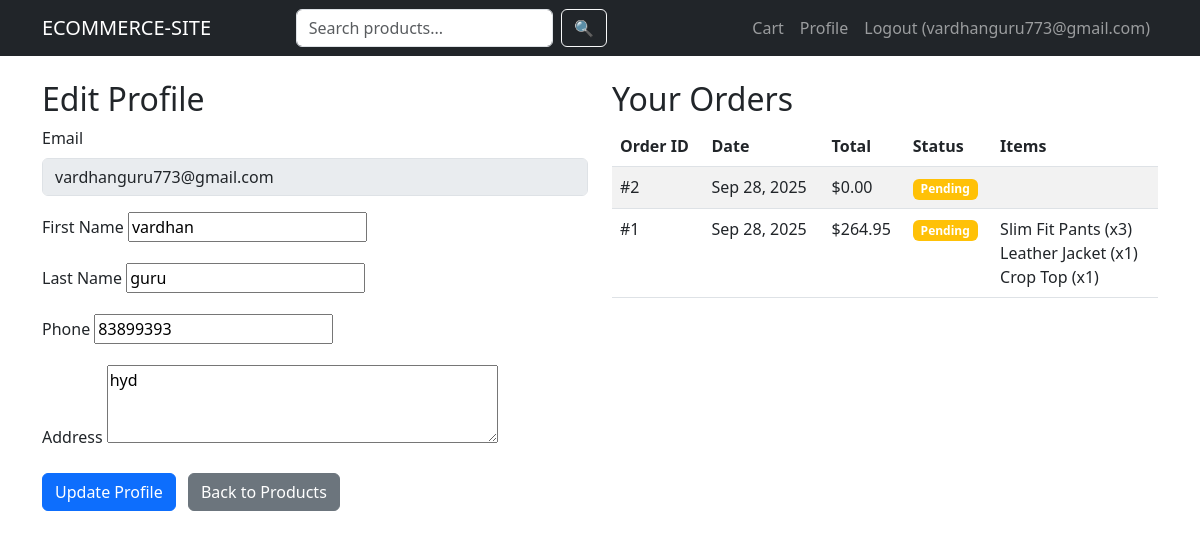
/users/profile/ (signed in), run on the app's committed database.
### users/models.py (models this page shows, shortened)
class CustomUser(AbstractUser):
    email = models.EmailField(unique=True)
    phone_number = models.CharField(max_length=15, blank=True, null=True)
    is_active = models.BooleanField(default=True)
    is_staff = models.BooleanField(default=False)
    date_joined = models.DateTimeField(default=timezone.now)
    address = models.TextField(blank=True)
    USERNAME_FIELD = "email"
    REQUIRED_FIELDS = []

### orders/models.py (models this page shows, shortened)
class Order(models.Model):
    user = models.ForeignKey(settings.AUTH_USER_MODEL, on_delete=models.CASCADE)
    created_at = models.DateTimeField(auto_now_add=True)
    total_amount = models.DecimalField(max_digits=10, decimal_places=2)
    status = models.CharField(max_length=20, default='Pending')

class OrderItem(models.Model):
    order = models.ForeignKey(Order, related_name='items', on_delete=models.CASCADE)
    product = models.ForeignKey(Product, on_delete=models.CASCADE)
    quantity = models.PositiveIntegerField()
    price = models.DecimalField(max_digits=10, decimal_places=2)  # Price at order time

### products/models.py (models this page shows, shortened)
class Product(models.Model):
    CATEGORY_CHOICES = [
        ('M','Men'),
        ('W','Women')
    ]
    name = models.CharField(max_length=255)
    description = models.TextField()
    price = models.DecimalField(max_digits=10, decimal_places=3)
    image = models.URLField(max_length=500, blank=True, null=True)  # Changed here
    stock = models.PositiveIntegerField(default=0)
    category = models.CharField(max_length=1, choices=CATEGORY_CHOICES, default='W')

### users/views.py (the view)
# urls.py: path('profile/', views.profile_view, name='profile'),
@login_required
def profile_view(request):
    if request.method == 'POST':
        form = UpdateProfileForm(request.POST, instance=request.user)
        if form.is_valid():
            form.save()
            return redirect('users:profile')  # Redirect to profile after update
    else:
        form = UpdateProfileForm(instance=request.user)
    orders = Order.objects.filter(user=request.user).prefetch_related('items__product').order_by('-created_at')
    return render(request, 'users/profile.html', {
        'form': form,
        'orders': orders,
    })

### users/forms.py
class UpdateProfileForm(forms.ModelForm):
    class Meta:
        model = CustomUser
        fields = ('first_name', 'last_name', 'phone_number', 'address')
        widgets = {
            'address': forms.Textarea(attrs={'rows': 3}),
        }

### templates/users/profile.html (shortened to what this page needs)
{% extends 'base.html' %}
{% block content %}
<div class="row">
    <div class="col-md-6">
        <h2>Edit Profile</h2>
        <form method="post">
            <div class="mb-3">
                <label class="form-label">Email</label>
                <input type="email" class="form-control" value="{{ user.email }}" disabled>
            </div>
            <div class="mb-3">
                <label class="form-label">First Name</label>
                {{ form.first_name }}
            </div>
            <div class="mb-3">
                <label class="form-label">Last Name</label>
                {{ form.last_name }}
            </div>
            <div class="mb-3">
                <label class="form-label">Phone</label>
                {{ form.phone_number }}
            </div>
            <div class="mb-3">
                <label class="form-label">Address</label>
                {{ form.address }}
            </div>
            <button type="submit" class="btn btn-primary">Update Profile</button>
            <a href="{% url 'product_list' %}" class="btn btn-secondary ms-2">Back to Products</a>
        </form>
    </div>
    <div class="col-md-6">
        <h2>Your Orders</h2>
        {% if orders %}
        <div class="table-responsive">
            <table class="table table-striped">
                <thead>
                    <tr>
                        <th>Order ID</th>
                        <th>Date</th>
                        <th>Total</th>
                        <th>Status</th>
                        <th>Items</th>
                    </tr>
                </thead>
                <tbody>
                    {% for order in orders %}
                    <tr>
                        <td>#{{ order.id }}</td>
                        <td>{{ order.created_at|date:"M d, Y" }}</td>
                        <td>${{ order.total_amount }}</td>
                        <td>
                            {% if order.status == 'Completed' %}
                                <span class="badge bg-success">{{ order.status }}</span>
                            {% elif order.status == 'Pending' %}
                                <span class="badge bg-warning">{{ order.status }}</span>
                            {% else %}
                                <span class="badge bg-danger">{{ order.status }}</span>
                            {% endif %}
                        </td>
                        <td>
                            {% for item in order.items.all %}
                            {{ item.product.name }} (x{{ item.quantity }})<br>
                            {% endfor %}
                        </td>
                    </tr>
                    {% endfor %}
                </tbody>
            </table>
        </div>
        {% else %}
        <p class="alert alert-info">No orders yet. Start shopping!</p>
        {% endif %}
    </div>
</div>
{% endblock %}

### templates/base.html (shortened to what this page needs)
<!DOCTYPE html>
{% load static %}
<html lang="en">
<head>
    <link href="https://cdn.jsdelivr.net/npm/bootstrap@5.3.0/dist/css/bootstrap.min.css" rel="stylesheet">
    <link rel="stylesheet" href="{% static 'css/style.css' %}">
</head>
<body>
    <nav class="navbar navbar-expand-lg navbar-dark bg-dark">
        <div class="container">
            <a class="navbar-brand" href="{% url 'product_list' %}">ECOMMERCE-SITE</a>
            <div class="collapse navbar-collapse" id="navbarContent">
                <form class="d-flex mx-auto" role="search" method="GET" action="{% url 'product_search' %}">
                    <input class="form-control me-2" type="search" name="q" placeholder="Search products..."
                        aria-label="Search">
                    <button class="btn btn-outline-light" type="submit">🔍</button>
                </form>
                <div class="navbar-nav ms-auto">
                    {% if user.is_authenticated %}
                    <a class="nav-link" href="{% url 'cart:view_cart' %}">Cart</a>
                    <a class="nav-link" href="{% url 'users:profile' %}">Profile</a>
                    <a class="nav-link" href="{% url 'users:logout' %}">Logout ({{ user.email }})</a>
                    {% else %}
                    <a class="nav-link" href="{% url 'users:login' %}">Login</a>
                    <a class="nav-link" href="{% url 'users:register' %}">Register</a>
                    {% endif %}
                </div>
            </div>
        </div>
    </nav>
    <div class="container mt-4">
        {% block content %}{% endblock %}
    </div>
</body>
</html>

### data on the page
CustomUser: email "vardhanguru773@gmail.com", first_name "vardhan", last_name "guru", phone_number "83899393", address "hyd"
Order: id "2", created_at "Sep 28, 2025", total_amount "0.00", status "Pending"
Order: id "1", created_at "Sep 28, 2025", total_amount "264.95", status "Pending"
OrderItem: product.name "Slim Fit Pants", quantity "3"
OrderItem: product.name "Leather Jacket", quantity "1"
OrderItem: product.name "Crop Top", quantity "1"
